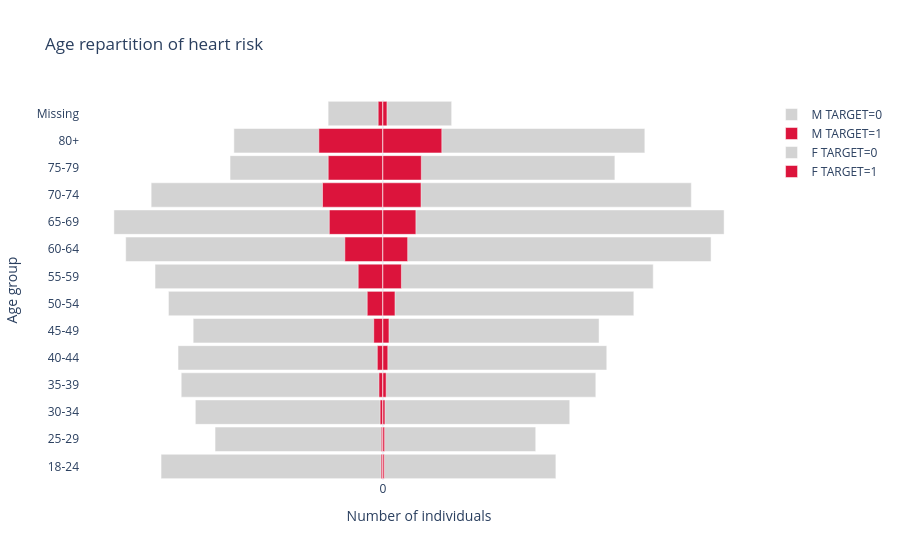

The cell this chart's notebook holds for it:
### Markdown cell above
### Age VS Heart disease

### Code cell
# Suppose df_full est ton DataFrame
df = df_full.copy()

# Crée des labels d'âge lisibles
age_labels = {
    1: '18-24', 2: '25-29', 3: '30-34', 4: '35-39',
    5: '40-44', 6: '45-49', 7: '50-54', 8: '55-59',
    9: '60-64', 10: '65-69', 11: '70-74', 12: '75-79',
    13: '80+', 14: 'Missing'
}
df['AGE_GROUP'] = df['_AGEG5YR'].map(age_labels)
df['SEX_LABEL'] = df['_SEX'].map({1:'M', 2:'F'})

data_agg = df.groupby(['AGE_GROUP','SEX_LABEL','TARGET']).size().reset_index(name='count')

fig = go.Figure()
for sex, sign in [('M', -1), ('F', 1)]:
    df_sex = data_agg[data_agg['SEX_LABEL']==sex]
    for target in [0,1]:
        df_target = df_sex[df_sex['TARGET']==target]
        fig.add_trace(go.Bar(
            y=df_target['AGE_GROUP'],
            x=sign * df_target['count'],   # hommes négatifs pour pyramide inversée
            orientation='h',
            name=f"{sex} TARGET={target}",
            marker_color='lightgrey' if target==0 else 'crimson',
            hovertemplate=(
                "%{y}<br>"
                "Sex: "+sex+"<br>"
                "TARGET: "+str(target)+"<br>"
                "Count: %{x}<extra></extra>"
            )
        ))

fig.update_layout(
    title="Age repartition of heart risk",
    barmode='overlay',
    bargap=0.1,
    xaxis=dict(
        title="Number of individuals",
        tickvals=[-100000,-50000,0,50000,100000],  # Ajuster selon tes données
        ticktext=[100000,50000,0,50000,100000]
    ),
    yaxis=dict(title="Age group"),
    template="plotly_white"
)

fig.show()

### Figure 1 — Plotly figure (JSON) as saved in the notebook; plotly's stock layout.template omitted (floating-point values rounded to 4 significant figures)
{"data": [{"hovertemplate": "%{y}<br>Sex: M<br>TARGET: 0<br>Count: %{x}<extra></extra>", "marker": {"color": "lightgrey"}, "name": "M TARGET=0", "orientation": "h", "type": "bar", "x": [-6272, -4745, -5303, -5702, -5792, -5364, -6063, -6442, -7271, -7605, -6552, -4321, -4213, -1548], "y": ["18-24", "25-29", "30-34", "35-39", "40-44", "45-49", "50-54", "55-59", "60-64", "65-69", "70-74", "75-79", "80+", "Missing"]}, {"hovertemplate": "%{y}<br>Sex: M<br>TARGET: 1<br>Count: %{x}<extra></extra>", "marker": {"color": "crimson"}, "name": "M TARGET=1", "orientation": "h", "type": "bar", "x": [-49, -45, -77, -111, -158, -259, -443, -698, -1076, -1515, -1707, -1546, -1811, -133], "y": ["18-24", "25-29", "30-34", "35-39", "40-44", "45-49", "50-54", "55-59", "60-64", "65-69", "70-74", "75-79", "80+", "Missing"]}, {"hovertemplate": "%{y}<br>Sex: F<br>TARGET: 0<br>Count: %{x}<extra></extra>", "marker": {"color": "lightgrey"}, "name": "F TARGET=0", "orientation": "h", "type": "bar", "x": [4891, 4321, 5283, 6020, 6330, 6112, 7095, 7643, 9279, 9647, 8720, 6559, 7406, 1944], "y": ["18-24", "25-29", "30-34", "35-39", "40-44", "45-49", "50-54", "55-59", "60-64", "65-69", "70-74", "75-79", "80+", "Missing"]}, {"hovertemplate": "%{y}<br>Sex: F<br>TARGET: 1<br>Count: %{x}<extra></extra>", "marker": {"color": "crimson"}, "name": "F TARGET=1", "orientation": "h", "type": "bar", "x": [38, 49, 58, 92, 139, 172, 342, 524, 701, 933, 1079, 1087, 1666, 115], "y": ["18-24", "25-29", "30-34", "35-39", "40-44", "45-49", "50-54", "55-59", "60-64", "65-69", "70-74", "75-79", "80+", "Missing"]}], "layout": {"bargap": 0.1, "barmode": "overlay", "title": {"text": "Age repartition of heart risk"}, "xaxis": {"ticktext": [100000, 50000, 0, 50000, 100000], "tickvals": [-100000, -50000, 0, 50000, 100000], "title": {"text": "Number of individuals"}}, "yaxis": {"title": {"text": "Age group"}}}}
